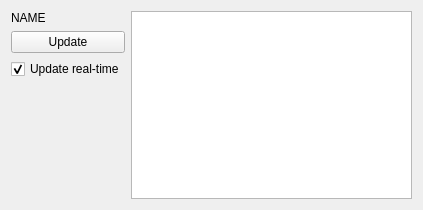
<?xml version="1.0" encoding="UTF-8"?>
<ui version="4.0">
 <class>SimpleTableDebugWidget</class>
 <widget class="QWidget" name="SimpleTableDebugWidget">
  <property name="geometry">
   <rect>
    <x>0</x>
    <y>0</y>
    <width>423</width>
    <height>210</height>
   </rect>
  </property>
  <property name="sizePolicy">
   <sizepolicy hsizetype="Expanding" vsizetype="Expanding">
    <horstretch>0</horstretch>
    <verstretch>0</verstretch>
   </sizepolicy>
  </property>
  <property name="minimumSize">
   <size>
    <width>0</width>
    <height>200</height>
   </size>
  </property>
  <property name="sizeIncrement">
   <size>
    <width>0</width>
    <height>0</height>
   </size>
  </property>
  <property name="windowTitle">
   <string>Form</string>
  </property>
  <layout class="QHBoxLayout" name="horizontalLayout">
   <item>
    <layout class="QVBoxLayout" name="verticalLayout">
     <item>
      <widget class="QLabel" name="labelName">
       <property name="sizePolicy">
        <sizepolicy hsizetype="Minimum" vsizetype="Fixed">
         <horstretch>0</horstretch>
         <verstretch>0</verstretch>
        </sizepolicy>
       </property>
       <property name="text">
        <string>NAME</string>
       </property>
      </widget>
     </item>
     <item>
      <widget class="QPushButton" name="pushButtonUpdate">
       <property name="text">
        <string>Update</string>
       </property>
      </widget>
     </item>
     <item>
      <widget class="QCheckBox" name="checkBoxUpdateRealtime">
       <property name="text">
        <string>Update real-time</string>
       </property>
       <property name="checked">
        <bool>true</bool>
       </property>
      </widget>
     </item>
     <item>
      <spacer name="verticalSpacer">
       <property name="orientation">
        <enum>Qt::Vertical</enum>
       </property>
       <property name="sizeHint" stdset="0">
        <size>
         <width>20</width>
         <height>40</height>
        </size>
       </property>
      </spacer>
     </item>
    </layout>
   </item>
   <item>
    <widget class="SimpleTableWidget" name="tableView">
     <property name="minimumSize">
      <size>
       <width>0</width>
       <height>100</height>
      </size>
     </property>
    </widget>
   </item>
  </layout>
 </widget>
 <customwidgets>
  <customwidget>
   <class>SimpleTableWidget</class>
   <extends>QTableView</extends>
   <header location="global">widgets/table/SimpleTableWidget.hpp</header>
  </customwidget>
 </customwidgets>
 <resources/>
 <connections/>
</ui>
